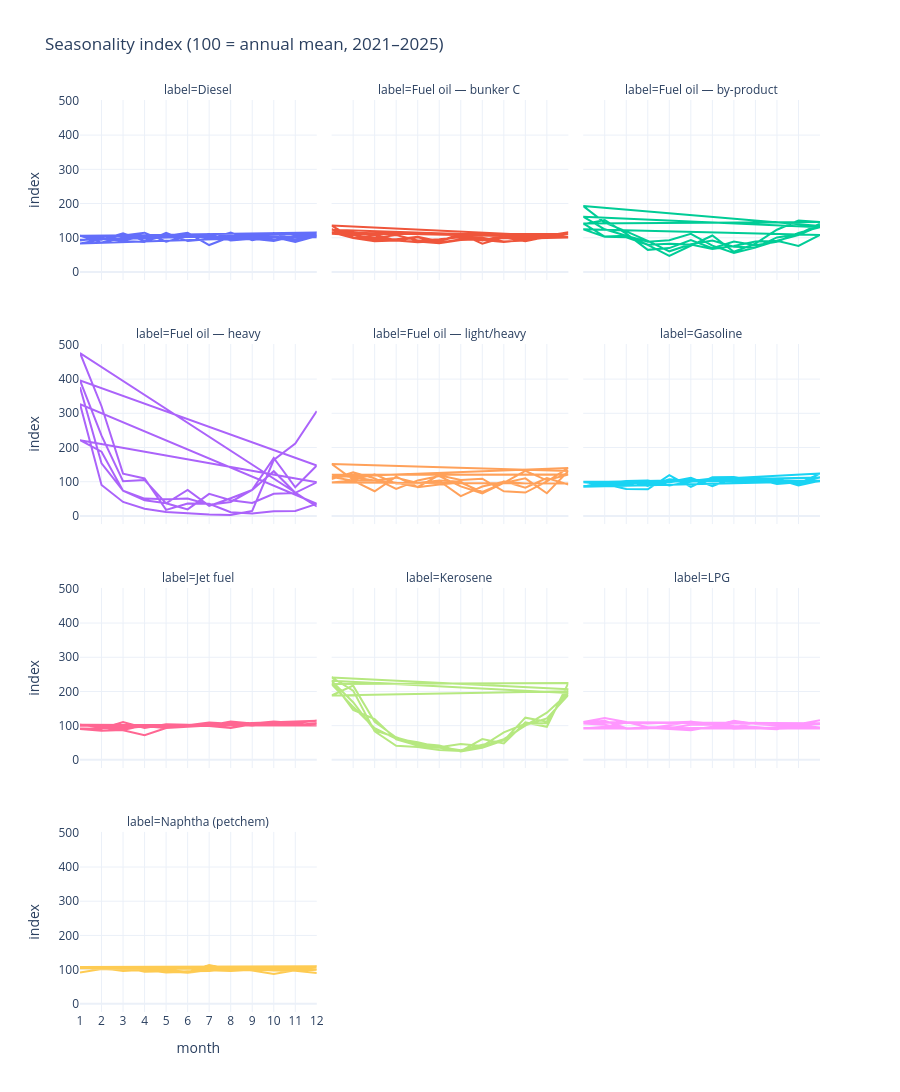

This figure's notebook cell:
### Markdown cell above
## 6. Seasonality index (last 5 complete years)

Monthly demand indexed to 100 = annual mean, collapsed over the last five **complete** calendar years. Includes **naphtha** (same product set as the native seasonality-by-year view). Use this to see the typical within-year shape; Section 7 shows how each calendar year compares.

### Code cell
from reference.korea import SEASONALITY_NATIVE_PRODUCTS

last_year = int(demand.loc[~demand["is_provisional"], "date"].dt.year.max())
years = list(range(last_year - 5, last_year))
mp_idx = demand[demand["product_native"].isin(SEASONALITY_NATIVE_PRODUCTS)].copy()
mp_idx["label"] = mp_idx["product_native"].map(DISPLAY_LABELS)
mp_idx["year"] = mp_idx["date"].dt.year
mp_idx["month"] = mp_idx["date"].dt.month
mp_idx = mp_idx[mp_idx["year"].isin(years)]

annual = mp_idx.groupby(["label", "year"])["value_kbd"].mean().rename("annual_mean")
monthly = mp_idx.groupby(["label", "year", "month"])["value_kbd"].mean().reset_index()
monthly = monthly.merge(annual, on=["label", "year"])
monthly["index"] = 100 * monthly["value_kbd"] / monthly["annual_mean"]

fig = px.line(
    monthly,
    x="month",
    y="index",
    color="label",
    facet_col="label",
    facet_col_wrap=3,
    title=f"Seasonality index (100 = annual mean, {years[0]}–{years[-1]})",
)
fig.update_xaxes(tickmode="linear", tick0=1, dtick=1)
fig.update_layout(height=1200, template="plotly_white", showlegend=False)
fig.show()

### Figure 1 — Plotly figure (JSON) as saved in the notebook; plotly's stock layout.template omitted (floating-point values rounded to 4 significant figures)
{"data": [{"hovertemplate": "label=Diesel<br>month=%{x}<br>index=%{y}<extra></extra>", "legendgroup": "Diesel", "line": {"color": "#636efa", "dash": "solid"}, "marker": {"symbol": "circle"}, "mode": "lines", "name": "Diesel", "orientation": "v", "showlegend": true, "type": "scatter", "x": [1, 2, 3, 4, 5, 6, 7, 8, 9, 10, 11, 12, 1, 2, 3, 4, 5, 6, 7, 8, 9, 10, 11, 12, 1, 2, 3, 4, 5, 6, 7, 8, 9, 10, 11, 12, 1, 2, 3, 4, 5, 6, 7, 8, 9, 10, 11, 12, 1, 2, 3, 4, 5, 6, 7, 8, 9, 10, 11, 12], "xaxis": "x10", "y": [91.85, 100.0, 92.46, 103.3, 101.0, 108.3, 97.99, 93.85, 101.1, 94.27, 100.4, 115.4, 105.3, 97.13, 90.3, 87.27, 114.5, 90.23, 96.15, 115.0, 92.99, 104.6, 94.56, 112.0, 94.32, 94.42, 112.8, 90.95, 105.7, 104.6, 110.7, 92.08, 97.02, 90.64, 105.1, 101.7, 105.7, 85.86, 99.99, 98.78, 105.5, 114.6, 78.69, 102.6, 96.76, 113.8, 92.91, 104.8, 83.24, 95.37, 106.5, 114.8, 88.31, 105.2, 105.8, 96.02, 109.9, 102.3, 87.4, 105.2], "yaxis": "y10"}, {"hovertemplate": "label=Fuel oil — bunker C<br>month=%{x}<br>index=%{y}<extra></extra>", "legendgroup": "Fuel oil — bunker C", "line": {"color": "#EF553B", "dash": "solid"}, "marker": {"symbol": "circle"}, "mode": "lines", "name": "Fuel oil — bunker C", "orientation": "v", "showlegend": true, "type": "scatter", "x": [1, 2, 3, 4, 5, 6, 7, 8, 9, 10, 11, 12, 1, 2, 3, 4, 5, 6, 7, 8, 9, 10, 11, 12, 1, 2, 3, 4, 5, 6, 7, 8, 9, 10, 11, 12, 1, 2, 3, 4, 5, 6, 7, 8, 9, 10, 11, 12, 1, 2, 3, 4, 5, 6, 7, 8, 9, 10, 11, 12], "xaxis": "x11", "y": [124.4, 101.6, 95.81, 95.8, 102.6, 89.76, 111.3, 82.81, 100.6, 89.73, 102.7, 103.0, 135.6, 99.18, 106.9, 91.39, 101.2, 85.09, 95.73, 93.39, 87.62, 92.68, 99.82, 111.3, 111.8, 108.4, 99.56, 107.7, 91.87, 95.33, 101.5, 100.3, 89.17, 91.8, 102.0, 100.6, 123.6, 115.7, 109.2, 91.71, 89.1, 84.19, 93.61, 95.34, 99.6, 97.77, 99.38, 100.8, 116.2, 99.46, 89.91, 92.24, 86.82, 90.38, 105.6, 91.99, 106.6, 98.89, 106.0, 116.0], "yaxis": "y11"}, {"hovertemplate": "label=Fuel oil — by-product<br>month=%{x}<br>index=%{y}<extra></extra>", "legendgroup": "Fuel oil — by-product", "line": {"color": "#00cc96", "dash": "solid"}, "marker": {"symbol": "circle"}, "mode": "lines", "name": "Fuel oil — by-product", "orientation": "v", "showlegend": true, "type": "scatter", "x": [1, 2, 3, 4, 5, 6, 7, 8, 9, 10, 11, 12, 1, 2, 3, 4, 5, 6, 7, 8, 9, 10, 11, 12, 1, 2, 3, 4, 5, 6, 7, 8, 9, 10, 11, 12, 1, 2, 3, 4, 5, 6, 7, 8, 9, 10, 11, 12, 1, 2, 3, 4, 5, 6, 7, 8, 9, 10, 11, 12], "xaxis": "x12", "y": [139.3, 151.6, 112.1, 64.55, 69.67, 93.51, 69.67, 88.89, 77.79, 88.09, 114.2, 130.5, 161.7, 124.8, 105.7, 79.54, 82.42, 80.35, 66.87, 76.2, 89.18, 90.97, 107.7, 134.5, 192.4, 144.2, 118.7, 91.02, 60.32, 81.13, 91.91, 73.72, 71.23, 90.96, 76.18, 108.2, 125.1, 102.7, 101.3, 79.22, 46.7, 76.49, 106.6, 59.04, 82.86, 123.4, 150.2, 146.3, 141.9, 103.4, 106.0, 88.65, 92.73, 111.5, 76.96, 55.51, 71.05, 100.9, 110.2, 141.3], "yaxis": "y12"}, {"hovertemplate": "label=Fuel oil — heavy<br>month=%{x}<br>index=%{y}<extra></extra>", "legendgroup": "Fuel oil — heavy", "line": {"color": "#ab63fa", "dash": "solid"}, "marker": {"symbol": "circle"}, "mode": "lines", "name": "Fuel oil — heavy", "orientation": "v", "showlegend": true, "type": "scatter", "x": [1, 2, 3, 4, 5, 6, 7, 8, 9, 10, 11, 12, 1, 2, 3, 4, 5, 6, 7, 8, 9, 10, 11, 12, 1, 2, 3, 4, 5, 6, 7, 8, 9, 10, 11, 12, 1, 2, 3, 4, 5, 6, 7, 8, 9, 10, 11, 12, 1, 2, 3, 4, 5, 6, 7, 8, 9, 10, 11, 12], "xaxis": "x7", "y": [376.1, 153.9, 73.58, 50.69, 49.05, 50.69, 32.7, 40.88, 76.03, 130.8, 67.58, 98.1, 221.3, 187.8, 73.76, 45.73, 36.88, 76.22, 29.5, 51.63, 76.22, 169.6, 83.84, 147.5, 396.1, 234.6, 101.3, 104.7, 36.85, 19.04, 64.48, 46.06, 38.08, 64.48, 66.63, 27.64, 476.3, 320.6, 123.5, 109.4, 17.64, 36.46, 35.28, 10.76, 6.745, 13.41, 14.58, 35.28, 327.0, 90.5, 40.87, 21.12, 11.44, 6.758, 4.087, 2.452, 14.57, 163.5, 211.2, 306.5], "yaxis": "y7"}, {"hovertemplate": "label=Fuel oil — light/heavy<br>month=%{x}<br>index=%{y}<extra></extra>", "legendgroup": "Fuel oil — light/heavy", "line": {"color": "#FFA15A", "dash": "solid"}, "marker": {"symbol": "circle"}, "mode": "lines", "name": "Fuel oil — light/heavy", "orientation": "v", "showlegend": true, "type": "scatter", "x": [1, 2, 3, 4, 5, 6, 7, 8, 9, 10, 11, 12, 1, 2, 3, 4, 5, 6, 7, 8, 9, 10, 11, 12, 1, 2, 3, 4, 5, 6, 7, 8, 9, 10, 11, 12, 1, 2, 3, 4, 5, 6, 7, 8, 9, 10, 11, 12, 1, 2, 3, 4, 5, 6, 7, 8, 9, 10, 11, 12], "xaxis": "x8", "y": [107.8, 127.2, 109.8, 78.78, 103.7, 116.6, 86.41, 66.08, 96.64, 109.8, 66.18, 131.1, 151.7, 106.0, 121.6, 94.51, 95.76, 102.3, 58.1, 86.08, 100.1, 94.69, 94.51, 94.69, 97.38, 103.6, 103.7, 96.71, 84.74, 118.9, 105.0, 108.8, 71.88, 68.29, 100.6, 140.4, 113.5, 103.1, 72.11, 115.1, 83.77, 92.04, 97.55, 69.98, 96.42, 131.5, 104.1, 120.9, 120.0, 113.3, 103.5, 111.8, 96.47, 103.3, 100.0, 65.88, 100.9, 82.35, 110.6, 91.76], "yaxis": "y8"}, {"hovertemplate": "label=Gasoline<br>month=%{x}<br>index=%{y}<extra></extra>", "legendgroup": "Gasoline", "line": {"color": "#19d3f3", "dash": "solid"}, "marker": {"symbol": "circle"}, "mode": "lines", "name": "Gasoline", "orientation": "v", "showlegend": true, "type": "scatter", "x": [1, 2, 3, 4, 5, 6, 7, 8, 9, 10, 11, 12, 1, 2, 3, 4, 5, 6, 7, 8, 9, 10, 11, 12, 1, 2, 3, 4, 5, 6, 7, 8, 9, 10, 11, 12, 1, 2, 3, 4, 5, 6, 7, 8, 9, 10, 11, 12, 1, 2, 3, 4, 5, 6, 7, 8, 9, 10, 11, 12], "xaxis": "x9", "y": [85.06, 99.71, 90.3, 102.3, 98.73, 106.7, 101.1, 103.2, 108.6, 93.17, 98.51, 112.6, 98.4, 93.28, 78.58, 77.77, 119.1, 84.69, 112.7, 113.8, 100.8, 101.8, 95.22, 123.8, 87.11, 90.32, 101.6, 87.53, 107.0, 101.9, 109.3, 102.5, 102.8, 104.2, 103.2, 102.5, 99.53, 88.22, 99.33, 91.91, 99.12, 111.7, 87.1, 111.2, 107.8, 107.7, 94.74, 101.7, 85.04, 96.24, 101.7, 103.8, 88.82, 99.55, 107.9, 107.1, 109.7, 108.0, 89.15, 103.1], "yaxis": "y9"}, {"hovertemplate": "label=Jet fuel<br>month=%{x}<br>index=%{y}<extra></extra>", "legendgroup": "Jet fuel", "line": {"color": "#FF6692", "dash": "solid"}, "marker": {"symbol": "circle"}, "mode": "lines", "name": "Jet fuel", "orientation": "v", "showlegend": true, "type": "scatter", "x": [1, 2, 3, 4, 5, 6, 7, 8, 9, 10, 11, 12, 1, 2, 3, 4, 5, 6, 7, 8, 9, 10, 11, 12, 1, 2, 3, 4, 5, 6, 7, 8, 9, 10, 11, 12, 1, 2, 3, 4, 5, 6, 7, 8, 9, 10, 11, 12, 1, 2, 3, 4, 5, 6, 7, 8, 9, 10, 11, 12], "xaxis": "x4", "y": [92.05, 90.88, 110.9, 93.1, 103.8, 103.0, 98.89, 93.33, 104.0, 110.7, 99.89, 99.39, 103.0, 94.93, 86.54, 72.27, 93.39, 96.5, 100.4, 112.1, 106.0, 112.5, 107.8, 114.6, 90.24, 85.16, 87.01, 101.3, 98.5, 101.6, 109.3, 105.7, 104.5, 108.1, 106.6, 102.1, 99.8, 100.4, 91.1, 97.96, 93.51, 101.6, 102.1, 104.2, 99.86, 105.0, 101.2, 103.4, 101.0, 96.72, 96.03, 98.2, 94.45, 98.38, 100.0, 103.6, 102.3, 101.2, 99.9, 108.0], "yaxis": "y4"}, {"hovertemplate": "label=Kerosene<br>month=%{x}<br>index=%{y}<extra></extra>", "legendgroup": "Kerosene", "line": {"color": "#B6E880", "dash": "solid"}, "marker": {"symbol": "circle"}, "mode": "lines", "name": "Kerosene", "orientation": "v", "showlegend": true, "type": "scatter", "x": [1, 2, 3, 4, 5, 6, 7, 8, 9, 10, 11, 12, 1, 2, 3, 4, 5, 6, 7, 8, 9, 10, 11, 12, 1, 2, 3, 4, 5, 6, 7, 8, 9, 10, 11, 12, 1, 2, 3, 4, 5, 6, 7, 8, 9, 10, 11, 12, 1, 2, 3, 4, 5, 6, 7, 8, 9, 10, 11, 12], "xaxis": "x5", "y": [230.8, 168.4, 86.26, 65.97, 42.89, 36.52, 28.5, 40.44, 80.62, 105.3, 107.6, 206.7, 241.1, 202.4, 83.78, 41.05, 37.6, 28.93, 25.66, 60.62, 47.95, 109.4, 96.73, 224.7, 221.6, 155.1, 92.62, 61.43, 51.55, 36.86, 46.64, 40.57, 60.48, 99.85, 138.1, 195.3, 231.4, 145.9, 119.3, 59.68, 41.93, 37.7, 28.04, 44.13, 56.23, 123.4, 111.8, 200.5, 188.2, 217.0, 111.2, 65.51, 47.65, 41.78, 24.35, 35.22, 56.79, 101.4, 121.2, 189.7], "yaxis": "y5"}, {"hovertemplate": "label=LPG<br>month=%{x}<br>index=%{y}<extra></extra>", "legendgroup": "LPG", "line": {"color": "#FF97FF", "dash": "solid"}, "marker": {"symbol": "circle"}, "mode": "lines", "name": "LPG", "orientation": "v", "showlegend": true, "type": "scatter", "x": [1, 2, 3, 4, 5, 6, 7, 8, 9, 10, 11, 12, 1, 2, 3, 4, 5, 6, 7, 8, 9, 10, 11, 12, 1, 2, 3, 4, 5, 6, 7, 8, 9, 10, 11, 12, 1, 2, 3, 4, 5, 6, 7, 8, 9, 10, 11, 12, 1, 2, 3, 4, 5, 6, 7, 8, 9, 10, 11, 12], "xaxis": "x6", "y": [106.1, 102.5, 91.19, 91.76, 101.0, 111.6, 106.6, 97.83, 93.46, 94.55, 96.16, 107.3, 110.5, 122.1, 110.9, 95.5, 95.81, 87.99, 97.03, 90.95, 92.38, 89.72, 102.2, 104.9, 109.3, 114.2, 92.31, 94.14, 91.21, 86.39, 97.17, 114.5, 104.6, 100.2, 101.2, 94.78, 91.57, 96.91, 108.9, 106.1, 109.1, 111.6, 105.7, 98.81, 96.17, 91.23, 92.26, 91.6, 93.32, 94.43, 91.99, 95.47, 92.11, 102.9, 103.5, 95.32, 108.7, 102.1, 104.2, 115.9], "yaxis": "y6"}, {"hovertemplate": "label=Naphtha (petchem)<br>month=%{x}<br>index=%{y}<extra></extra>", "legendgroup": "Naphtha (petchem)", "line": {"color": "#FECB52", "dash": "solid"}, "marker": {"symbol": "circle"}, "mode": "lines", "name": "Naphtha (petchem)", "orientation": "v", "showlegend": true, "type": "scatter", "x": [1, 2, 3, 4, 5, 6, 7, 8, 9, 10, 11, 12, 1, 2, 3, 4, 5, 6, 7, 8, 9, 10, 11, 12, 1, 2, 3, 4, 5, 6, 7, 8, 9, 10, 11, 12, 1, 2, 3, 4, 5, 6, 7, 8, 9, 10, 11, 12, 1, 2, 3, 4, 5, 6, 7, 8, 9, 10, 11, 12], "xaxis": "x", "y": [91.61, 101.9, 99.11, 99.4, 91.67, 93.81, 101.0, 104.2, 108.1, 100.4, 98.59, 110.2, 107.9, 101.2, 102.6, 105.5, 95.17, 92.61, 107.1, 103.8, 97.19, 87.04, 98.34, 101.5, 103.7, 104.9, 107.9, 93.66, 95.01, 91.13, 98.15, 96.04, 99.52, 100.4, 103.6, 106.0, 107.5, 104.9, 96.22, 99.36, 92.41, 95.44, 96.14, 102.2, 102.9, 102.3, 101.5, 99.2, 107.3, 105.1, 98.22, 97.75, 100.0, 92.45, 113.7, 100.7, 100.5, 97.12, 96.68, 90.47], "yaxis": "y"}], "layout": {"annotations": [{"font": {}, "showarrow": false, "text": "label=Naphtha (petchem)", "x": 0.16, "xanchor": "center", "xref": "paper", "y": 0.1975, "yanchor": "bottom", "yref": "paper"}, {"font": {}, "showarrow": false, "text": "label=Jet fuel", "x": 0.16, "xanchor": "center", "xref": "paper", "y": 0.465, "yanchor": "bottom", "yref": "paper"}, {"font": {}, "showarrow": false, "text": "label=Kerosene", "x": 0.5, "xanchor": "center", "xref": "paper", "y": 0.465, "yanchor": "bottom", "yref": "paper"}, {"font": {}, "showarrow": false, "text": "label=LPG", "x": 0.84, "xanchor": "center", "xref": "paper", "y": 0.465, "yanchor": "bottom", "yref": "paper"}, {"font": {}, "showarrow": false, "text": "label=Fuel oil — heavy", "x": 0.16, "xanchor": "center", "xref": "paper", "y": 0.7325, "yanchor": "bottom", "yref": "paper"}, {"font": {}, "showarrow": false, "text": "label=Fuel oil — light/heavy", "x": 0.5, "xanchor": "center", "xref": "paper", "y": 0.7325, "yanchor": "bottom", "yref": "paper"}, {"font": {}, "showarrow": false, "text": "label=Gasoline", "x": 0.84, "xanchor": "center", "xref": "paper", "y": 0.7325, "yanchor": "bottom", "yref": "paper"}, {"font": {}, "showarrow": false, "text": "label=Diesel", "x": 0.16, "xanchor": "center", "xref": "paper", "y": 1, "yanchor": "bottom", "yref": "paper"}, {"font": {}, "showarrow": false, "text": "label=Fuel oil — bunker C", "x": 0.5, "xanchor": "center", "xref": "paper", "y": 1, "yanchor": "bottom", "yref": "paper"}, {"font": {}, "showarrow": false, "text": "label=Fuel oil — by-product", "x": 0.84, "xanchor": "center", "xref": "paper", "y": 1, "yanchor": "bottom", "yref": "paper"}], "height": 1200, "legend": {"title": {"text": "label"}, "tracegroupgap": 0}, "showlegend": false, "title": {"text": "Seasonality index (100 = annual mean, 2021–2025)"}, "xaxis": {"anchor": "y", "domain": [0, 0.32], "dtick": 1, "tick0": 1, "tickmode": "linear", "title": {"text": "month"}}, "xaxis10": {"anchor": "y10", "domain": [0, 0.32], "dtick": 1, "matches": "x", "showticklabels": false, "tick0": 1, "tickmode": "linear"}, "xaxis11": {"anchor": "y11", "domain": [0.34, 0.66], "dtick": 1, "matches": "x", "showticklabels": false, "tick0": 1, "tickmode": "linear"}, "xaxis12": {"anchor": "y12", "domain": [0.68, 1.0], "dtick": 1, "matches": "x", "showticklabels": false, "tick0": 1, "tickmode": "linear"}, "xaxis2": {"anchor": "y2", "domain": [0.34, 0.66], "dtick": 1, "matches": "x", "tick0": 1, "tickmode": "linear", "title": {"text": "month"}}, "xaxis3": {"anchor": "y3", "domain": [0.68, 1.0], "dtick": 1, "matches": "x", "tick0": 1, "tickmode": "linear", "title": {"text": "month"}}, "xaxis4": {"anchor": "y4", "domain": [0, 0.32], "dtick": 1, "matches": "x", "showticklabels": false, "tick0": 1, "tickmode": "linear"}, "xaxis5": {"anchor": "y5", "domain": [0.34, 0.66], "dtick": 1, "matches": "x", "showticklabels": false, "tick0": 1, "tickmode": "linear"}, "xaxis6": {"anchor": "y6", "domain": [0.68, 1.0], "dtick": 1, "matches": "x", "showticklabels": false, "tick0": 1, "tickmode": "linear"}, "xaxis7": {"anchor": "y7", "domain": [0, 0.32], "dtick": 1, "matches": "x", "showticklabels": false, "tick0": 1, "tickmode": "linear"}, "xaxis8": {"anchor": "y8", "domain": [0.34, 0.66], "dtick": 1, "matches": "x", "showticklabels": false, "tick0": 1, "tickmode": "linear"}, "xaxis9": {"anchor": "y9", "domain": [0.68, 1.0], "dtick": 1, "matches": "x", "showticklabels": false, "tick0": 1, "tickmode": "linear"}, "yaxis": {"anchor": "x", "domain": [0, 0.1975], "title": {"text": "index"}}, "yaxis10": {"anchor": "x10", "domain": [0.8025, 1], "matches": "y", "title": {"text": "index"}}, "yaxis11": {"anchor": "x11", "domain": [0.8025, 1], "matches": "y", "showticklabels": false}, "yaxis12": {"anchor": "x12", "domain": [0.8025, 1], "matches": "y", "showticklabels": false}, "yaxis2": {"anchor": "x2", "domain": [0, 0.1975], "matches": "y", "showticklabels": false}, "yaxis3": {"anchor": "x3", "domain": [0, 0.1975], "matches": "y", "showticklabels": false}, "yaxis4": {"anchor": "x4", "domain": [0.2675, 0.465], "matches": "y", "title": {"text": "index"}}, "yaxis5": {"anchor": "x5", "domain": [0.2675, 0.465], "matches": "y", "showticklabels": false}, "yaxis6": {"anchor": "x6", "domain": [0.2675, 0.465], "matches": "y", "showticklabels": false}, "yaxis7": {"anchor": "x7", "domain": [0.535, 0.7325], "matches": "y", "title": {"text": "index"}}, "yaxis8": {"anchor": "x8", "domain": [0.535, 0.7325], "matches": "y", "showticklabels": false}, "yaxis9": {"anchor": "x9", "domain": [0.535, 0.7325], "matches": "y", "showticklabels": false}}}
